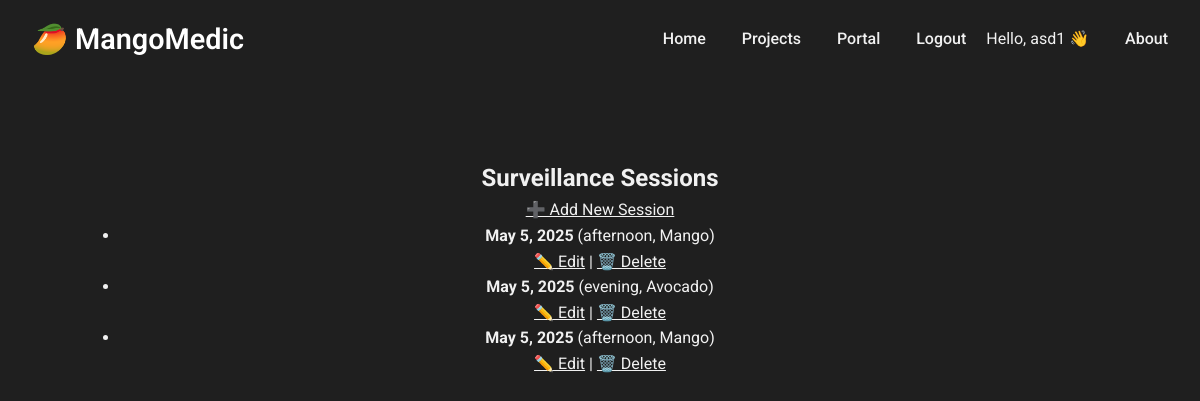
Screenshot of /pests/sessions/ (signed in) with the database file from the repository.
### pests/models.py (models this page shows, shortened)
class SurveillanceSession(models.Model):
    TIME_CHOICES = [
        ('morning', 'Morning'),
        ('afternoon', 'Afternoon'),
        ('evening', 'Evening'),
    ]
    farm = models.ForeignKey(Farm, on_delete=models.CASCADE, related_name='sessions')
    plant_type = models.ForeignKey(PlantType, on_delete=models.CASCADE)
    date = models.DateField()
    time_of_day = models.CharField(max_length=10, choices=TIME_CHOICES)

class PlantType(models.Model):
    name = models.CharField(max_length=100)

### pests/views.py (the view)
# urls.py: path('sessions/', SessionListView.as_view(), name='session_list'),
class SessionListView(ListView):
    model = SurveillanceSession
    template_name = 'pests/portal/session_list.html'
    context_object_name = 'sessions'
    def get_queryset(self):
        return SurveillanceSession.objects.filter(farm__grower=self.request.user.grower)

### pests/templates/pests/portal/session_list.html
{% extends "pests/base.html" %}
{% block content %}
<h2>Surveillance Sessions</h2>
<a href="{% url 'session_add' %}">➕ Add New Session</a>
<ul>
  {% for session in sessions %}
    <li>
      <strong>{{ session.date }}</strong> ({{ session.time_of_day }}, {{ session.plant_type.name }})<br>
      <a href="{% url 'session_edit' session.pk %}">✏️ Edit</a> |
      <a href="{% url 'session_delete' session.pk %}">🗑️ Delete</a>
    </li>
  {% empty %}
    <li>No sessions recorded yet.</li>
  {% endfor %}
</ul>
{% endblock %}

### pests/templates/pests/base.html (shortened to what this page needs)
{% load static %}
<!DOCTYPE html>
<html lang="en">
  <head>
    <link rel="stylesheet" href="{% static 'pests/css/styles.css' %}">
    <link rel="stylesheet" href="{% static 'pests/css/dashboard_styles.css' %}">
  </head>
<body>
    <header class="navbar">
        <div class="navbar-content">
          <div class="navbar-brand">
            <a href="{% url 'home' %}">🥭 MangoMedic</a>
          </div>
          <nav class="navbar-links">
            <a href="{% url 'home' %}">Home</a>
            <a href="{% url 'project_list' %}">Projects</a>
            {% if user.is_authenticated %}
              <a href="{% url 'grower_portal' %}">Portal</a>
              <a href="{% url 'logout' %}">Logout</a>
                <span style="margin-left: 1rem;">Hello, {{ user.username }} 👋</span>
            {% else %}
              <a href="{% url 'login' %}">Login</a>
              <a href="{% url 'register' %}">Register</a>
            {% endif %}
            <a href="{% url 'about' %}">About</a>
          </nav>
        </div>
      </header>
    <main class="site-main">
        {% block content %}{% endblock %}
    </main>
</body>
</html>

### pests/static/pests/css/styles.css (style rules this page uses)
* { margin: 0; padding: 0; box-sizing: border-box; }
html, body { font-family: 'Roboto', sans-serif; background-color: #1f1f1f; color: #f1f1f1; line-height: 1.6; }
.site-header, .navbar { background-color: #1f1f1f; border-bottom: 1px solid #1f1f1f; padding: 1rem 2rem; position: sticky; top: 0; z-index: 100; }
.header-content, .navbar-content { display: flex; justify-content: space-between; align-items: center; max-width: 1200px; margin: 0 auto; }
.site-logo, .navbar-brand a { font-size: 1.8rem; font-weight: 600; color: #ffffff; text-decoration: none; }
.top-nav a, .navbar-links a { margin-left: 2rem; text-decoration: none; color: #f1f1f1; font-weight: 500; transition: color 0.2s ease-in-out; }
.site-main { max-width: 1000px; margin: 80px auto 40px auto; padding: 0 20px; text-align: center; }
body, p, h1, h2, h3, h4, h5, h6, li, a, span, div { color: #f1f1f1; }
strong, b { color: #f1f1f1; }

### rows the page displays
SurveillanceSession: date "May 5, 2025", time_of_day "afternoon", plant_type.name "Mango"
SurveillanceSession: date "May 5, 2025", time_of_day "evening", plant_type.name "Avocado"
SurveillanceSession: date "May 5, 2025", time_of_day "afternoon", plant_type.name "Mango"

### other values shown
{{ user.username }} "asd1"
